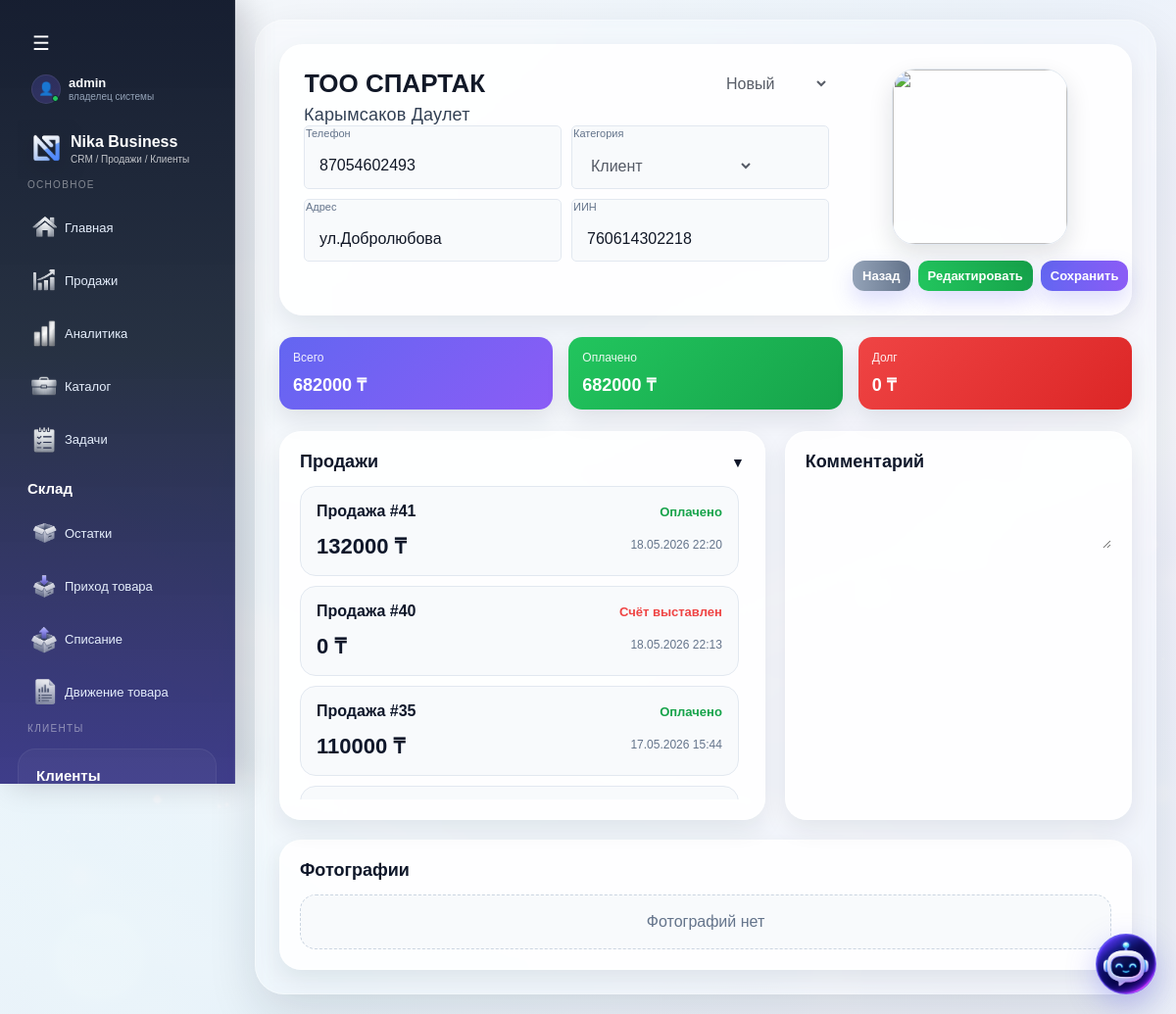
Screenshot of /clients/6 (signed in) with the database file from the repository.
### tables this page shows
CREATE TABLE clients (
        id INTEGER PRIMARY KEY,
        is_deleted INTEGER DEFAULT 0,
        full_name TEXT,
        phone TEXT,
        status TEXT,
        category TEXT,
        payment TEXT,
        comment TEXT,
        address TEXT,
        created_at TEXT,
        iin TEXT,
        company_name TEXT,
        photo TEXT,
        comment_photos TEXT
    , company_id INTEGER, contract_number TEXT, contract_date TEXT);

CREATE TABLE sales (
        id INTEGER PRIMARY KEY AUTOINCREMENT,
        client_id INTEGER,
        total_amount INTEGER,
        paid_amount INTEGER,
        status TEXT,
        created_at TEXT
    , company_id INTEGER, paid_at TEXT, sale_type TEXT, cash_amount INTEGER DEFAULT 0, card_amount INTEGER DEFAULT 0, kaspi_amount INTEGER DEFAULT 0, is_processed INTEGER DEFAULT 0);

### routes/clients.py (the view)
@clients_bp.route("/clients/<int:client_id>")
def client_detail(client_id):
    conn = get_db()
    client = conn.execute(
        "SELECT * FROM clients WHERE id = ? AND company_id = ?",
        (client_id, session.get("company_id"))
    ).fetchone()
    sales = conn.execute("""
        SELECT * FROM sales
        WHERE client_id = ? AND company_id = ?
        ORDER BY id DESC
    """, (client_id, session.get("company_id"))).fetchall()
    conn.close()
    if not client:
        return "Клиент не найден", 404
    formatted_sales = []
    for s in sales:
        try:
            dt = datetime.fromisoformat(s["created_at"])
            date_str = dt.strftime("%d.%m.%Y %H:%M")
        except:
            date_str = s["created_at"]
        new_s = dict(s)
        new_s["date_str"] = date_str
        formatted_sales.append(new_s)
    return render_template(
        "client_detail.html",
        client=client,
        sales=formatted_sales
    )

### app.py (called while the page is built, shortened)
@app.before_request
def check_company_access():
    if session.get("is_super_admin") or session.get("is_creator"):
        return

### models.py (called while the page is built)
def get_db():
    conn = sqlite3.connect(DATABASE, timeout=5)
    conn.row_factory = sqlite3.Row
    return conn

### templates/client_detail.html (shortened to what this page needs)
{% extends "base.html" %}
{% block content %}
<div class="client-detail-page">
    <div class="client-header-card">
        <div class="client-header-left">
			<div class="company-row">
				<input id="company_name"
					   class="edit-field client-company"
					   value="{{ (client.company_name or '') | upper }}"
					   disabled>
				<select id="status"
						class="edit-field client-status-badge"
						disabled>
					<option value="Новый" {% if client.status == "Новый" %}selected{% endif %}>Новый</option>
				</select>
			</div>
			<input id="full_name" class="edit-field client-name"
				   value="{{ client.full_name or '' }}" disabled>
            <div class="client-meta-grid">
                <div class="meta-item">
                    <div class="meta-label">Телефон</div>
                    <input id="phone" class="edit-field meta-value"
						   value="{{ client.phone or '' }}" disabled>
                </div>
				<div class="meta-item">
					<div class="meta-label">Категория</div>
					<select id="category"
							class="edit-field meta-value"
							disabled>
						<option value="Клиент" {% if client.category == "Клиент" %}selected{% endif %}>Клиент</option>
					</select>
				</div>
                <div class="meta-item">
                    <div class="meta-label">Адрес</div>
					<input id="address" class="edit-field meta-value"
						   value="{{ client.address or '' }}" disabled>
                </div>
                <div class="meta-item">
                    <div class="meta-label">ИИН</div>
					<input id="iin" class="edit-field meta-value"
						   value="{{ client.iin or '' }}" disabled>
                </div>
            </div>
        </div>
        <div class="client-header-right">
			<div class="client-avatar-wrap">
				<img id="photoPreview"
					 src="{{ client.photo or '/static/img/no-photo.png' }}"
					 class="client-avatar">
			</div>
			<div class="client-actions">
				<button class="btn gray" onclick="window.location.href='/clients'">
					Назад
				</button>
				<button class="btn btn-edit" onclick="enableEdit()">
					Редактировать
				</button>
				<button class="btn btn-save" id="saveBtn" onclick="saveClient()">
					Сохранить
				</button>
			</div>
        </div>
    </div>
    {% set ns = namespace(total=0, paid=0) %}
    {% for s in sales %}
        {% set ns.total = ns.total + (s.total_amount or 0) %}
        {% set ns.paid = ns.paid + (s.paid_amount or 0) %}
    {% endfor %}
    <div class="finance-cards-row">
        <div class="finance-box total-box">
            <div class="finance-title">Всего</div>
            <div class="finance-value">{{ ns.total }} ₸</div>
        </div>
        <div class="finance-box paid-box">
            <div class="finance-title">Оплачено</div>
            <div class="finance-value">{{ ns.paid }} ₸</div>
        </div>
        <div class="finance-box debt-box">
            <div class="finance-title">Долг</div>
            <div class="finance-value">{{ ns.total - ns.paid }} ₸</div>
        </div>
    </div>
    <div class="client-sections-grid">
        <div class="section-card sales-section collapsible-section">
			<div class="section-title collapsible-title"
				 onclick="toggleSalesSection()">
				<span>Продажи</span>
				<span id="salesArrow">▼</span>
			</div>
			<div id="salesContent">
            {% if sales %}
                <div class="sales-list">
                    {% for s in sales %}
				<div class="sale-card"
					 onclick="openSaleModal({{ s.id }})"
					 style="cursor:pointer;">
					<div class="sale-top">
						<div class="sale-id">Продажа #{{ s.id }}</div>
						<div class="sale-status {{ 'ok' if s.status == 'Оплачено' else 'bad' }}">
							{{ s.status }}
						</div>
					</div>
					<div class="sale-bottom">
						<div class="sale-amount">{{ s.total_amount }} ₸</div>
						<div class="sale-date">{{ s.date_str }}</div>
					</div>
				</div>
                    {% endfor %}
                </div>
            {% else %}
                <div class="empty-box">Нет продаж</div>
            {% endif %}
			</div>
        </div>
        <div class="section-card comment-section">
            <div class="section-title">Комментарий</div>
			<textarea id="comment" class="edit-field comment-box" disabled>{{ client.comment or "" }}</textarea>
        </div>
    </div>
    <div class="section-card gallery-section">
        <div class="section-title">Фотографии</div>
        {% if client.comment_photos %}
            <div class="gallery-grid">
                {% for p in client.comment_photos.split('|') %}
                    {% if p %}
                        <img src="{{ p }}" class="gallery-image">
                    {% endif %}
                {% endfor %}
            </div>
        {% else %}
            <div class="empty-box">Фотографий нет</div>
        {% endif %}
    </div>
</div>
{% endblock %}

### templates/base.html (style rules this page uses)
:root { --bg-main: #f4f7fb; --bg-soft: rgba(255, 255, 255, 0.72); --bg-card: rgba(255, 255, 255, 0.82); --line: rgba(255, 255, 255, 0.35); --sidebar-1: #0f172a; --sidebar-2: #1e293b; --sidebar-3: #312e81; --accent-1: #6366f1; --accent-2: #8b5cf6; --accent-3: #06b6d4; --text-main: #111827; --text-soft: #64748b; --text-light: #e5eefc; --success: #16a34a; --danger: #ef4444; --warning: #f59e0b; --shadow-main: 0 20px 50px rgba(15, 23, 42, 0.12); --shadow-soft: 0 10px 25px rgba(15, 23, 42, 0.08); --radius-xl: 24px; --radius-lg: 18px; --radius-md: 14px; }
* { box-sizing: border-box; }
body { margin: 0; font-family: Arial, sans-serif; color: var(--text-main); background: linear-gradient(rgba(244,247,251,0.9), rgba(244,247,251,0.92)), url("/static/img/crm-bg.jpg") center center / cover no-repeat fixed; min-height: 100vh; }
.btn { display: inline-flex; align-items: center; justify-content: center; gap: 8px; background: linear-gradient(90deg, var(--accent-1), var(--accent-2)); color: white; padding: 11px 18px; border-radius: 12px; text-decoration: none; font-weight: 600; border: none; cursor: pointer; box-shadow: 0 10px 22px rgba(99, 102, 241, 0.22); transition: 0.25s ease; }
.btn-edit { background: linear-gradient(90deg, #22c55e, #16a34a); color: white; padding: 8px 12px; border-radius: 10px; text-decoration: none; display: inline-block; border: none; }
.gray { background: linear-gradient(90deg, #94a3b8, #64748b); }
input, textarea, select { width: 100%; padding: 12px 14px; border-radius: 12px; border: 1px solid rgba(148,163,184,0.25); background: rgba(255,255,255,0.75); color: #0f172a; outline: none; transition: 0.2s ease; }
.ok { color: #22c55e; font-weight: 600; }
.bad { color: #ef4444; font-weight: 600; }
body { margin: 0; overflow-x: hidden; overflow-y: auto; }

### rows the page displays
clients: company_name "ТОО СПАРТАК", status "Новый", full_name "Карымсаков Даулет", phone "87054602493", category "Клиент", address "ул.Добролюбова", iin "760614302218"
sales: id "41", status "Оплачено", total_amount "132000", date_str "18.05.2026 22:20"
sales: id "40", status "Счёт выставлен", total_amount "0", date_str "18.05.2026 22:13"
sales: id "35", status "Оплачено", total_amount "110000", date_str "17.05.2026 15:44"

### other values shown
{{ session.get("username") }} "admin"
{{ ns.total }} "682000"
{{ ns.paid }} "682000"
{{ ns.total - ns.paid }} "0"
